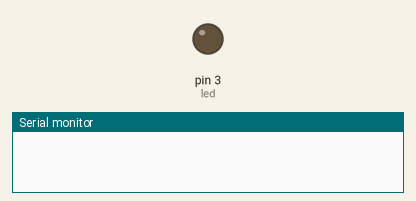
Bench run of a sketch on a simulated Arduino Uno, built with avr-gcc and run on an emulated ATmega328P. On the bench: output pins drawn as LEDs (lit = HIGH), the last lines printed to the serial monitor.

Above: at 0.05 s.
At 9.46 s:
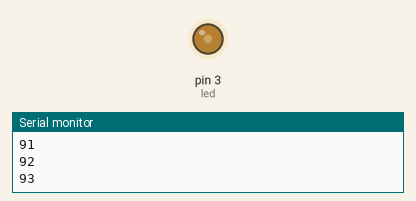
At 19.98 s:
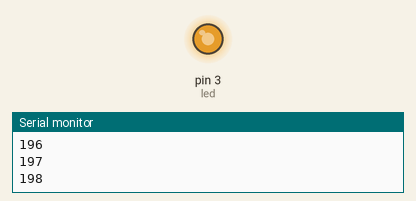
At 39.93 s:
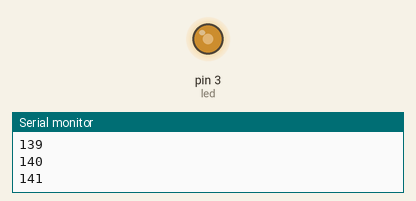
Timing chart, 0 to 40.0 s (numbered marks = the images above):
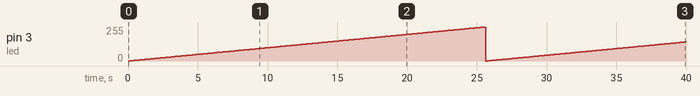

Measured:
- by itself, pin 3 (led): 0/255 → 1/255 at 0.10 s, → 2/255 0.10 s later, → 3/255 0.10 s later, → 4/255 0.10 s later, … (399 changes in this stretch)

The sketch:

led_fading1.ino
```cpp
//Zoom on the led to see the effect
// Change the pin from 3 to 4 to see if it works or not

int led = 3;
void setup()
{
  pinMode(led, OUTPUT);
  Serial.begin(9600);
}

void loop()
{
  for(int i = 0; i<=255 ; i++)
  {// with the increase in anlog value the current through the circuit increases
  analogWrite(led, i);
    delay(100);
    Serial.println(i);
  }
}
```
